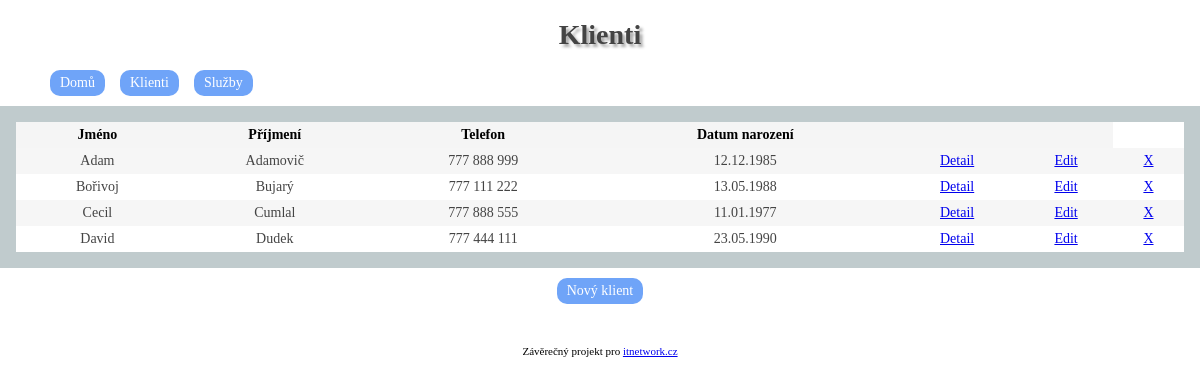
Screenshot of /klienti_vypis.php with the database file from the repository.
### tables this page shows
CREATE TABLE `klient` (
  `klient_id` int(11) NOT NULL,
  `jmeno` varchar(31) NOT NULL,
  `prijmeni` varchar(31) NOT NULL,
  `telefon` varchar(20) NOT NULL,
  `datum_narozeni` date NOT NULL
);

### nastaveni.php (called while the page is built, shortened)
<?php
function autoloader(string $trida): void
{
    $trida = str_replace('\\', '/', $trida);
}

### Databaze.php (called while the page is built)
<?php
class Databaze
{
    private static PDO $spojeni;
    private static array $nastaveni = array(
        PDO::ATTR_ERRMODE => PDO::ERRMODE_EXCEPTION,
        PDO::MYSQL_ATTR_INIT_COMMAND => "SET NAMES utf8",
        PDO::ATTR_EMULATE_PREPARES => false,
    );
    public static function pripoj(string $host, string $uzivatel, string $heslo, string $databaze): PDO
    {
        if (!isset(self::$spojeni)) {
            self::$spojeni = @new PDO(
                "mysql:host=$host;dbname=$databaze",
                $uzivatel,
                $heslo,
                self::$nastaveni
            );
        }
        return self::$spojeni;
    }
    public static function dotaz(string $sql, array $parametry = array()): PDOStatement
    {
        $dotaz = self::$spojeni->prepare($sql);
        $dotaz->execute($parametry);
        return $dotaz;
    }
}

### Evidence/Klienti/SpravceKlientu.php (called while the page is built, shortened)
<?php
class SpravceKlientu
{
    public function vratKlienta(): array
    {
        return Databaze::dotaz('SELECT * FROM klient ORDER BY prijmeni')->fetchAll();
    }
}

### klienti_vypis.php (the view, shortened to what this page needs)
<?php
require('nastaveni.php');
$spravceKlientu = new SpravceKlientu();
$klienti = $spravceKlientu->vratKlienta();
require('sablony/rozlozeni_horni_cast.php');
?>
<table class="tabulka">
    <tr>
        <th>Jméno</th>
        <th>Příjmení</th>
        <th>Telefon</th>
        <th>Datum narození</th>
        <th></th>
        <th></th>
    </tr>
    <?php foreach ($klienti as $klient): ?>
        <?php $datum_narozeni = date("d.m.Y", strtotime($klient['datum_narozeni'])); ?>
        <tr>
            <td>
                <?= htmlspecialchars($klient['jmeno']) ?>
            </td>
            <td>
                <?= htmlspecialchars($klient['prijmeni']) ?>
            </td>
            <td>
                <?= htmlspecialchars($klient['telefon']) ?>
            </td>
            <td>
                <?= htmlspecialchars($datum_narozeni) ?>
            </td>
            <td><a href="detail.php?detail=<?= htmlspecialchars($klient['klient_id']) ?>">Detail</a></td>
            <td><a href="klienti.php?editovat=<?= htmlspecialchars($klient['klient_id']) ?>">Edit</a></td>
            <td><a href="klienti_vypis.php?odstranit=<?= htmlspecialchars($klient['klient_id']) ?>">X</a></td>
        </tr>
    <?php endforeach ?>
</table>
<nav>
    <a href="klienti.php">Nový klient</a>
</nav>
<?php require('sablony/rozlozeni_dolni_cast.php'); ?>

### styl.css (style rules this page uses)
body { font-family: verdana; font-size: 14px; width: 900 px; margin: 0 auto; }
nav { text-align: center; margin: 10px; }
nav a, input[type="submit"] { background: #6FA4F8; color: white; padding: 5px 10px; border-radius: 10px; text-decoration: none; border: none; cursor: pointer; display: inline-block; }
.tabulka { width: 100%; color: #444444; text-align: center; border-collapse: collapse; border: 1pc solid #C0CBCD; }
.tabulka th, .tabulka td { padding: 5px; border-collapse: collapse; border: 1px solild #C9CBCD; }
.tabulka td { word-break: break-word; }
.tabulka th { color: black; background: #f5f5f5; }
.tabulka tr:nth-child(2n) { background-color: #F6F6F6; }

### rows the page displays
klient: jmeno "Adam", prijmeni "Adamovič", telefon "777 888 999", datum_narozeni "12.12.1985"
klient: jmeno "Bořivoj", prijmeni "Bujarý", telefon "777 111 222", datum_narozeni "13.05.1988"
klient: jmeno "Cecil", prijmeni "Cumlal", telefon "777 888 555", datum_narozeni "11.01.1977"
klient: jmeno "David", prijmeni "Dudek", telefon "777 444 111", datum_narozeni "23.05.1990"

### other values shown
$titulek "Klienti"
